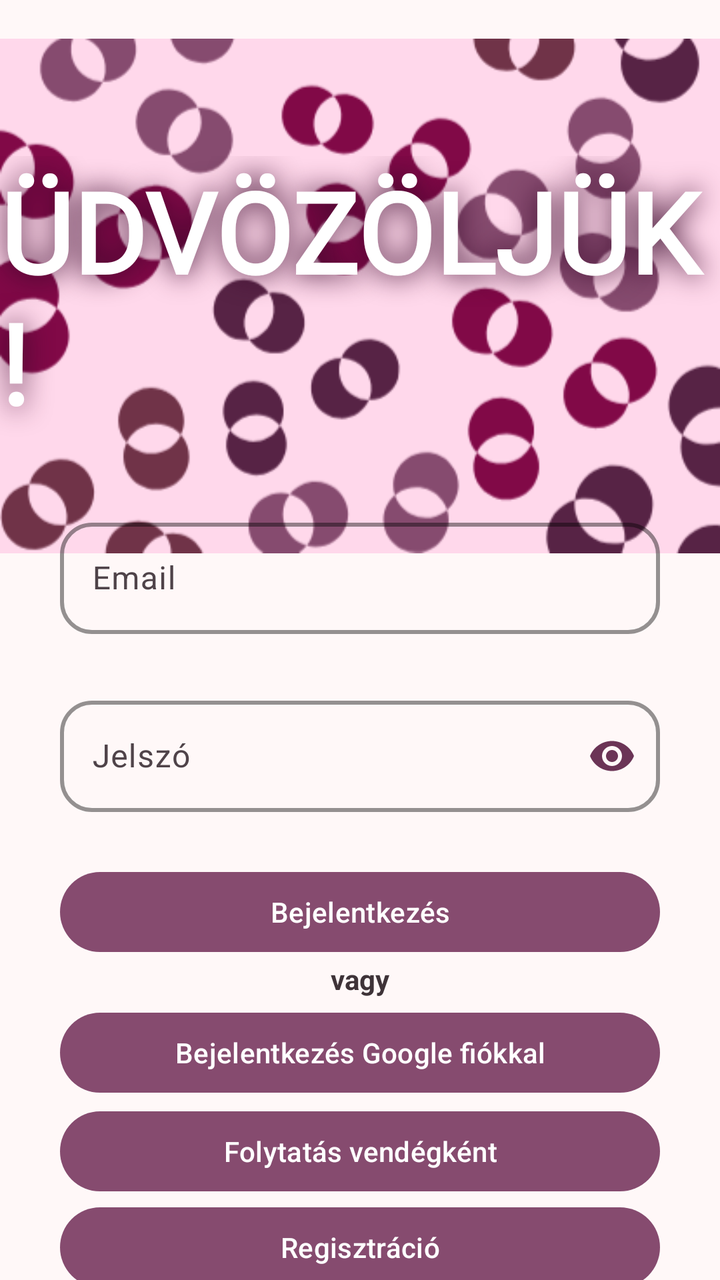
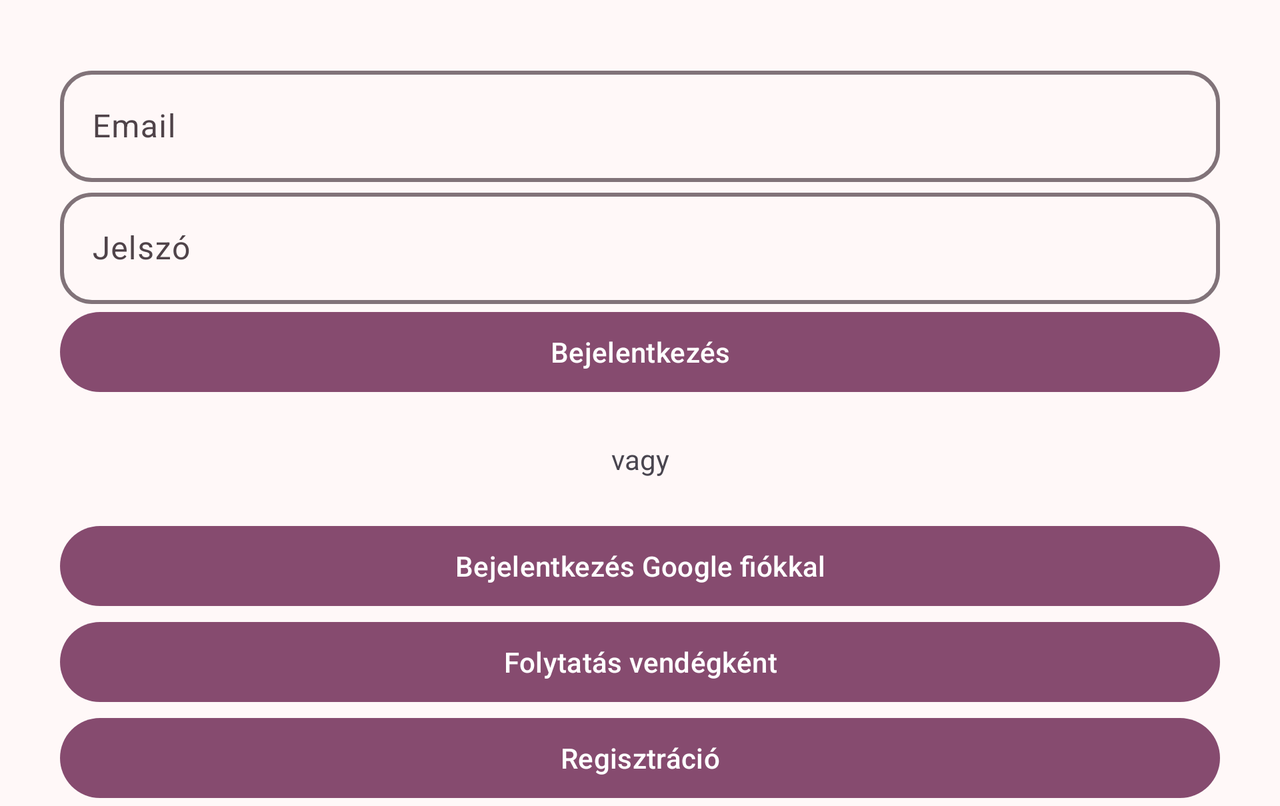

The same Android screen from two of the app's own layout files: first res/layout/ as a phone draws it, then the repository's variant for another configuration, drawn on a device whose configuration selects that folder. Both files follow.
<!-- AndroidManifest.xml: application theme Base.Theme.NailAppt -->
<!-- res/layout/activity_signin.xml -->
<?xml version="1.0" encoding="utf-8"?>
<androidx.constraintlayout.widget.ConstraintLayout xmlns:android="http://schemas.android.com/apk/res/android"
    xmlns:app="http://schemas.android.com/apk/res-auto"
    xmlns:tools="http://schemas.android.com/tools"
    android:id="@+id/signin"
    android:layout_width="match_parent"
    android:layout_height="match_parent"
    android:background="@color/md_theme_background"
    android:fadingEdge="horizontal|vertical"
    android:fadingEdgeLength="30dp"
    android:windowSoftInputMode="adjustResize"
    tools:context=".SignInActivity">

    <ImageView
        android:id="@+id/pinkBanner"
        android:layout_width="wrap_content"
        android:layout_height="wrap_content"
        android:contentDescription="@string/pink_banner"
        android:src="@drawable/splash4"
        app:layout_constraintEnd_toEndOf="parent"
        app:layout_constraintStart_toStartOf="parent"
        app:layout_constraintTop_toTopOf="parent" />


    <TextView
        android:id="@+id/welcomeText"
        android:layout_width="wrap_content"
        android:layout_height="wrap_content"
        android:fontFamily="@font/jaldi"
        android:shadowColor="@color/md_theme_onPrimaryFixed"
        android:shadowRadius="35"
        android:text="@string/welcome"
        android:textAllCaps="true"
        android:textAppearance="@style/TextAppearance.AppCompat.Display3"
        android:textColor="@color/md_theme_onPrimaryFixedVariant_highContrast"
        android:textStyle="bold"
        android:typeface="normal"
        app:layout_constraintBottom_toBottomOf="@+id/pinkBanner"
        app:layout_constraintEnd_toEndOf="parent"
        app:layout_constraintHorizontal_bias="0.5"
        app:layout_constraintStart_toStartOf="parent"
        app:layout_constraintTop_toTopOf="@+id/pinkBanner" />

    <androidx.constraintlayout.widget.Barrier
        android:layout_width="match_parent"
        android:layout_height="match_parent"
        />

    <com.google.android.material.textfield.TextInputLayout
        android:id="@+id/editTextEmailLayout"
        android:layout_width="match_parent"
        android:layout_height="wrap_content"
        android:layout_marginStart="30dp"
        android:layout_marginEnd="30dp"
        app:boxBackgroundMode="outline"
        app:boxCornerRadiusBottomEnd="16dp"
        app:boxCornerRadiusBottomStart="16dp"
        app:boxCornerRadiusTopEnd="16dp"
        app:boxCornerRadiusTopStart="16dp"
        app:boxStrokeColor="@color/md_theme_onPrimaryContainer"
        app:boxStrokeWidth="2dp"
        app:errorEnabled="true"
        app:layout_constraintBottom_toBottomOf="parent"
        app:layout_constraintTop_toTopOf="parent"
        app:layout_constraintVertical_bias="0.458"
        app:passwordToggleTint="@color/md_theme_onPrimaryContainer"
        tools:layout_editor_absoluteX="30dp">

        <com.google.android.material.textfield.TextInputEditText
            android:id="@+id/editTextEmail"
            android:layout_width="match_parent"
            android:layout_height="wrap_content"
            android:background="@null"
            android:cursorVisible="true"
            android:ems="10"
            android:hint="@string/email"
            android:inputType="textEmailAddress"
            tools:layout_editor_absoluteX="0dp" />

    </com.google.android.material.textfield.TextInputLayout>

    <com.google.android.material.textfield.TextInputLayout
        android:id="@+id/editTextPasswordLayout"
        android:layout_width="match_parent"
        android:layout_height="wrap_content"
        android:layout_marginStart="30dp"
        android:layout_marginEnd="30dp"
        app:boxCornerRadiusBottomEnd="16dp"
        app:boxCornerRadiusBottomStart="16dp"
        app:boxCornerRadiusTopEnd="16dp"
        app:boxCornerRadiusTopStart="16dp"
        app:boxStrokeColor="@color/md_theme_onPrimaryContainer"
        app:boxStrokeWidth="2dp"
        app:errorEnabled="true"
        app:layout_constraintBottom_toBottomOf="parent"
        app:layout_constraintTop_toBottomOf="@+id/editTextEmailLayout"
        app:layout_constraintVertical_bias="0.035"
        app:passwordToggleEnabled="true"
        app:passwordToggleTint="@color/md_theme_onPrimaryContainer"
        tools:layout_editor_absoluteX="30dp">

        <com.google.android.material.textfield.TextInputEditText
            android:id="@+id/editTextPassword"
            android:layout_width="match_parent"
            android:layout_height="wrap_content"
            android:ems="10"
            android:hint="@string/password"
            android:inputType="textPassword"
            tools:layout_editor_absoluteX="0dp" />
    </com.google.android.material.textfield.TextInputLayout>


    <Button
        android:id="@+id/loginButton"
        android:layout_width="0dp"
        android:layout_height="wrap_content"
        android:layout_marginStart="30dp"
        android:layout_marginEnd="30dp"
        android:onClick="login"
        android:text="@string/signin"
        android:windowSoftInputMode="adjustResize"
        app:layout_constraintBottom_toBottomOf="parent"
        app:layout_constraintEnd_toEndOf="parent"
        app:layout_constraintStart_toStartOf="parent"
        app:layout_constraintTop_toBottomOf="@+id/editTextPasswordLayout"
        app:layout_constraintVertical_bias="0.035" />


    <TextView
        android:id="@+id/textView2"
        android:layout_width="wrap_content"
        android:layout_height="wrap_content"
        android:text="@string/or"
        android:textColor="@color/md_theme_onSurfaceVariant_mediumContrast"
        android:textStyle="bold"
        app:layout_constraintEnd_toEndOf="parent"
        app:layout_constraintStart_toStartOf="parent"
        app:layout_constraintTop_toBottomOf="@+id/loginButton" />

    <Button
        android:id="@+id/googleSignInButton"
        android:layout_width="0dp"
        android:layout_height="wrap_content"
        android:layout_marginStart="30dp"

        android:layout_marginEnd="30dp"
        android:onClick="loginWithGoogle"
        android:text="@string/loginWithGoogle"
        app:layout_constraintBottom_toBottomOf="parent"
        app:layout_constraintEnd_toEndOf="parent"
        app:layout_constraintHorizontal_bias="0.0"
        app:layout_constraintStart_toStartOf="parent"
        app:layout_constraintTop_toBottomOf="@+id/textView2"
        app:layout_constraintVertical_bias="0.035" />

    <Button
        android:id="@+id/guestSignInButton"
        android:layout_width="0dp"
        android:layout_height="wrap_content"
        android:layout_marginStart="30dp"
        android:layout_marginEnd="30dp"
        android:onClick="loginAsGuest"
        android:text="@string/continueAsGuest"
        app:layout_constraintBottom_toBottomOf="parent"
        app:layout_constraintEnd_toEndOf="parent"
        app:layout_constraintHorizontal_bias="0.0"
        app:layout_constraintStart_toStartOf="parent"
        app:layout_constraintTop_toBottomOf="@+id/googleSignInButton"
        app:layout_constraintVertical_bias="0.035" />

    <Button
        android:id="@+id/registerButton"
        android:layout_width="0dp"
        android:layout_height="wrap_content"
        android:layout_marginStart="30dp"
        android:layout_marginEnd="30dp"
        android:onClick="register"
        android:text="@string/signup"
        app:layout_constraintBottom_toBottomOf="parent"
        app:layout_constraintEnd_toEndOf="parent"
        app:layout_constraintHorizontal_bias="0.0"
        app:layout_constraintStart_toStartOf="parent"
        app:layout_constraintTop_toBottomOf="@+id/guestSignInButton"
        app:layout_constraintVertical_bias="0.035" />


</androidx.constraintlayout.widget.ConstraintLayout>
<!-- resources referenced by this layout -->
<resources>
  <color name="md_theme_background">#FFF8F8</color>
  <color name="md_theme_onPrimaryContainer">#6B3456</color>
  <color name="md_theme_onPrimaryFixed">#370729</color>
  <color name="md_theme_onPrimaryFixedVariant_highContrast">#FFFFFF</color>
  <color name="md_theme_onSurfaceVariant_mediumContrast">#3E3338</color>
  <string name="continueAsGuest">Folytatás vendégként</string>
  <string name="email">Email</string>
  <string name="loginWithGoogle">Bejelentkezés Google fiókkal</string>
  <string name="or">vagy</string>
  <string name="password">Jelszó</string>
  <string name="pink_banner">Pink banner</string>
  <string name="signin">Bejelentkezés</string>
  <string name="signup">Regisztráció</string>
  <string name="welcome">Üdvözöljük!</string>
  <color name="md_theme_primary">#864B6F</color>
  <color name="md_theme_onPrimary">#FFFFFF</color>
  <color name="md_theme_primaryContainer">#FFD8EB</color>
  <color name="md_theme_secondary">#7E4D7B</color>
  <color name="md_theme_onSecondary">#FFFFFF</color>
  <color name="md_theme_secondaryContainer">#FFD6F7</color>
  <color name="md_theme_onSecondaryContainer">#643662</color>
  <color name="md_theme_tertiary">#8C4A60</color>
  <color name="md_theme_onTertiary">#FFFFFF</color>
  <color name="md_theme_tertiaryContainer">#FFD9E2</color>
  <color name="md_theme_onTertiaryContainer">#703348</color>
  <color name="md_theme_error">#BA1A1A</color>
  <color name="md_theme_onError">#FFFFFF</color>
  <color name="md_theme_errorContainer">#FFDAD6</color>
  <color name="md_theme_onErrorContainer">#93000A</color>
  <color name="md_theme_onBackground">#211A1D</color>
  <color name="md_theme_surface">#FFF8F8</color>
  <color name="md_theme_onSurface">#211A1D</color>
  <color name="md_theme_surfaceVariant">#F0DEE5</color>
  <color name="md_theme_onSurfaceVariant">#4F4349</color>
  <color name="md_theme_outline">#817379</color>
  <color name="md_theme_outlineVariant">#D3C2C9</color>
  <color name="md_theme_inverseSurface">#362E32</color>
  <color name="md_theme_inverseOnSurface">#FCEDF2</color>
  <color name="md_theme_inversePrimary">#FAB1D9</color>
  <color name="md_theme_primaryFixed">#FFD8EB</color>
  <color name="md_theme_primaryFixedDim">#FAB1D9</color>
  <color name="md_theme_onPrimaryFixedVariant">#6B3456</color>
  <color name="md_theme_secondaryFixed">#FFD6F7</color>
  <color name="md_theme_onSecondaryFixed">#330834</color>
  <color name="md_theme_secondaryFixedDim">#EFB3E8</color>
  <color name="md_theme_onSecondaryFixedVariant">#643662</color>
  <color name="md_theme_tertiaryFixed">#FFD9E2</color>
  <color name="md_theme_onTertiaryFixed">#3A071D</color>
  <color name="md_theme_tertiaryFixedDim">#FFB1C8</color>
  <color name="md_theme_onTertiaryFixedVariant">#703348</color>
  <color name="md_theme_surfaceDim">#E4D6DB</color>
  <color name="md_theme_surfaceBright">#FFF8F8</color>
  <color name="md_theme_surfaceContainerLowest">#FFFFFF</color>
  <color name="md_theme_surfaceContainerLow">#FFF0F5</color>
  <color name="md_theme_surfaceContainer">#F9EAEF</color>
  <color name="md_theme_surfaceContainerHigh">#F3E4E9</color>
  <color name="md_theme_surfaceContainerHighest">#EDDFE4</color>
</resources>
<!-- res/layout-land/activity_signin.xml (the repository's variant of the layout above) -->
<!-- drawn on the phone turned sideways -->
<?xml version="1.0" encoding="utf-8"?>
<ScrollView xmlns:app="http://schemas.android.com/apk/res-auto"
    xmlns:tools="http://schemas.android.com/tools"
    android:layout_width="match_parent"
    android:layout_height="match_parent"
    xmlns:android="http://schemas.android.com/apk/res/android">
    <LinearLayout
        android:id="@+id/signin"
        android:layout_width="match_parent"
        android:layout_height="match_parent"
        android:orientation="vertical"
        tools:context=".SignInActivity">

        <com.google.android.material.textfield.TextInputLayout
            android:id="@+id/editTextEmailLayout"
            android:layout_width="match_parent"
            android:layout_height="wrap_content"
            android:layout_marginStart="30dp"
            android:layout_marginEnd="30dp"
            android:layout_marginTop="30dp"
            app:boxCornerRadiusBottomEnd="16dp"
            app:boxCornerRadiusBottomStart="16dp"
            app:boxCornerRadiusTopEnd="16dp"
            app:boxCornerRadiusTopStart="16dp"
            app:boxStrokeWidth="2dp">

            <com.google.android.material.textfield.TextInputEditText
                android:id="@+id/editTextEmail"
                android:layout_width="match_parent"
                android:layout_height="wrap_content"
                android:ems="10"
                android:hint="@string/email"
                android:inputType="textEmailAddress"
                tools:layout_editor_absoluteX="0dp" />

        </com.google.android.material.textfield.TextInputLayout>


        <com.google.android.material.textfield.TextInputLayout
            android:id="@+id/editTextPasswordLayout"
            android:layout_width="match_parent"
            android:layout_height="wrap_content"
            android:layout_marginStart="30dp"
            android:layout_marginEnd="30dp"
            app:boxCornerRadiusBottomEnd="16dp"
            app:boxCornerRadiusBottomStart="16dp"
            app:boxCornerRadiusTopEnd="16dp"
            app:boxCornerRadiusTopStart="16dp"
            app:boxStrokeWidth="2dp">

            <com.google.android.material.textfield.TextInputEditText
                android:id="@+id/editTextPassword"
                android:layout_width="match_parent"
                android:layout_height="wrap_content"
                android:ems="10"
                android:hint="@string/password"
                android:inputType="textPassword"
                tools:layout_editor_absoluteX="0dp" />
        </com.google.android.material.textfield.TextInputLayout>


        <Button
            android:id="@+id/loginButton"
            android:layout_width="match_parent"
            android:layout_height="wrap_content"
            android:layout_marginStart="30dp"
            android:layout_marginEnd="30dp"
            android:onClick="login"
            android:text="@string/signin" />

        <TextView
            android:id="@+id/textView2"
            android:layout_width="match_parent"
            android:layout_height="wrap_content"
            android:layout_marginTop="20dp"
            android:text="@string/or"
            android:textAlignment="center" />

        <Button
            android:id="@+id/googleSignInButton"
            android:layout_width="match_parent"
            android:layout_height="wrap_content"
            android:layout_marginStart="30dp"
            android:layout_marginTop="20dp"
            android:layout_marginEnd="30dp"
            android:onClick="loginWithGoogle"
            android:text="@string/loginWithGoogle" />

        <Button
            android:id="@+id/guestSignInButton"
            android:layout_width="match_parent"
            android:layout_height="wrap_content"
            android:layout_marginStart="30dp"
            android:layout_marginEnd="30dp"
            android:onClick="loginAsGuest"
            android:text="Folytatás vendégként" />

        <Button
            android:id="@+id/registerButton"
            android:layout_width="match_parent"
            android:layout_height="wrap_content"
            android:layout_marginStart="30dp"
            android:layout_marginEnd="30dp"
            android:onClick="register"
            android:text="@string/signup" />


    </LinearLayout>
</ScrollView>
<!-- resources referenced by the variant -->
<!-- as the phone turned sideways resolves them -->
<resources>
  <string name="email">Email</string>
  <string name="loginWithGoogle">Bejelentkezés Google fiókkal</string>
  <string name="or">vagy</string>
  <string name="password">Jelszó</string>
  <string name="signin">Bejelentkezés</string>
  <string name="signup">Regisztráció</string>
  <color name="md_theme_primary">#864B6F</color>
  <color name="md_theme_onPrimary">#FFFFFF</color>
  <color name="md_theme_primaryContainer">#FFD8EB</color>
  <color name="md_theme_onPrimaryContainer">#6B3456</color>
  <color name="md_theme_secondary">#7E4D7B</color>
  <color name="md_theme_onSecondary">#FFFFFF</color>
  <color name="md_theme_secondaryContainer">#FFD6F7</color>
  <color name="md_theme_onSecondaryContainer">#643662</color>
  <color name="md_theme_tertiary">#8C4A60</color>
  <color name="md_theme_onTertiary">#FFFFFF</color>
  <color name="md_theme_tertiaryContainer">#FFD9E2</color>
  <color name="md_theme_onTertiaryContainer">#703348</color>
  <color name="md_theme_error">#BA1A1A</color>
  <color name="md_theme_onError">#FFFFFF</color>
  <color name="md_theme_errorContainer">#FFDAD6</color>
  <color name="md_theme_onErrorContainer">#93000A</color>
  <color name="md_theme_background">#FFF8F8</color>
  <color name="md_theme_onBackground">#211A1D</color>
  <color name="md_theme_surface">#FFF8F8</color>
  <color name="md_theme_onSurface">#211A1D</color>
  <color name="md_theme_surfaceVariant">#F0DEE5</color>
  <color name="md_theme_onSurfaceVariant">#4F4349</color>
  <color name="md_theme_outline">#817379</color>
  <color name="md_theme_outlineVariant">#D3C2C9</color>
  <color name="md_theme_inverseSurface">#362E32</color>
  <color name="md_theme_inverseOnSurface">#FCEDF2</color>
  <color name="md_theme_inversePrimary">#FAB1D9</color>
  <color name="md_theme_primaryFixed">#FFD8EB</color>
  <color name="md_theme_onPrimaryFixed">#370729</color>
  <color name="md_theme_primaryFixedDim">#FAB1D9</color>
  <color name="md_theme_onPrimaryFixedVariant">#6B3456</color>
  <color name="md_theme_secondaryFixed">#FFD6F7</color>
  <color name="md_theme_onSecondaryFixed">#330834</color>
  <color name="md_theme_secondaryFixedDim">#EFB3E8</color>
  <color name="md_theme_onSecondaryFixedVariant">#643662</color>
  <color name="md_theme_tertiaryFixed">#FFD9E2</color>
  <color name="md_theme_onTertiaryFixed">#3A071D</color>
  <color name="md_theme_tertiaryFixedDim">#FFB1C8</color>
  <color name="md_theme_onTertiaryFixedVariant">#703348</color>
  <color name="md_theme_surfaceDim">#E4D6DB</color>
  <color name="md_theme_surfaceBright">#FFF8F8</color>
  <color name="md_theme_surfaceContainerLowest">#FFFFFF</color>
  <color name="md_theme_surfaceContainerLow">#FFF0F5</color>
  <color name="md_theme_surfaceContainer">#F9EAEF</color>
  <color name="md_theme_surfaceContainerHigh">#F3E4E9</color>
  <color name="md_theme_surfaceContainerHighest">#EDDFE4</color>
</resources>
